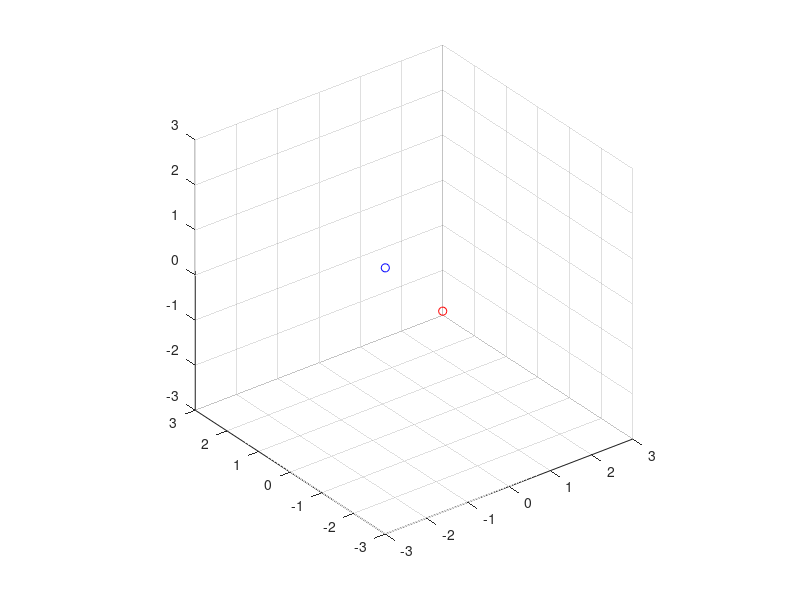

The MATLAB script that drew this image:
G = 10e-7;

m = [1 1];
x = [-1 0 0; 1 0 0];
u=sqrt(G/4);
v = [0 -u 0; 0 u 0];
n = 2;

clockmax = 1000;
t = 3000;
dt = t/clockmax;


plot3(0,0,0);
hold on;
axis equal;
border = 3;
axis([-border,border,-border,border,-border,border]);
axis manual;
grid on;

h1 = plot3(0,0,0, 'ro'); % handle for m1
h2 = plot3(0,0,0, 'bo'); % handle for m2

for clock = 1:clockmax
    % pause(0.1);
    for i=1:(n-1)
        for j=(i+1):n
            r = norm(x(i,:) - x(j,:));
            v(i,:) = v(i,:) + G*m(j)/r^3 *dt* (x(j,:) - x(i,:));
            v(j,:) = v(j,:) + G*m(i)/r^3 *dt* (x(i,:) - x(j,:));
        end
    end

    for i=1:n
        x(i,:) = x(i,:) + dt * v(i,:);
    end

    set(h1, 'XData', x(1,1), 'YData', x(1,2), 'ZData', x(1,3));
    set(h2, 'XData', x(2,1), 'YData', x(2,2), 'ZData', x(2,3));
    drawnow;
end
